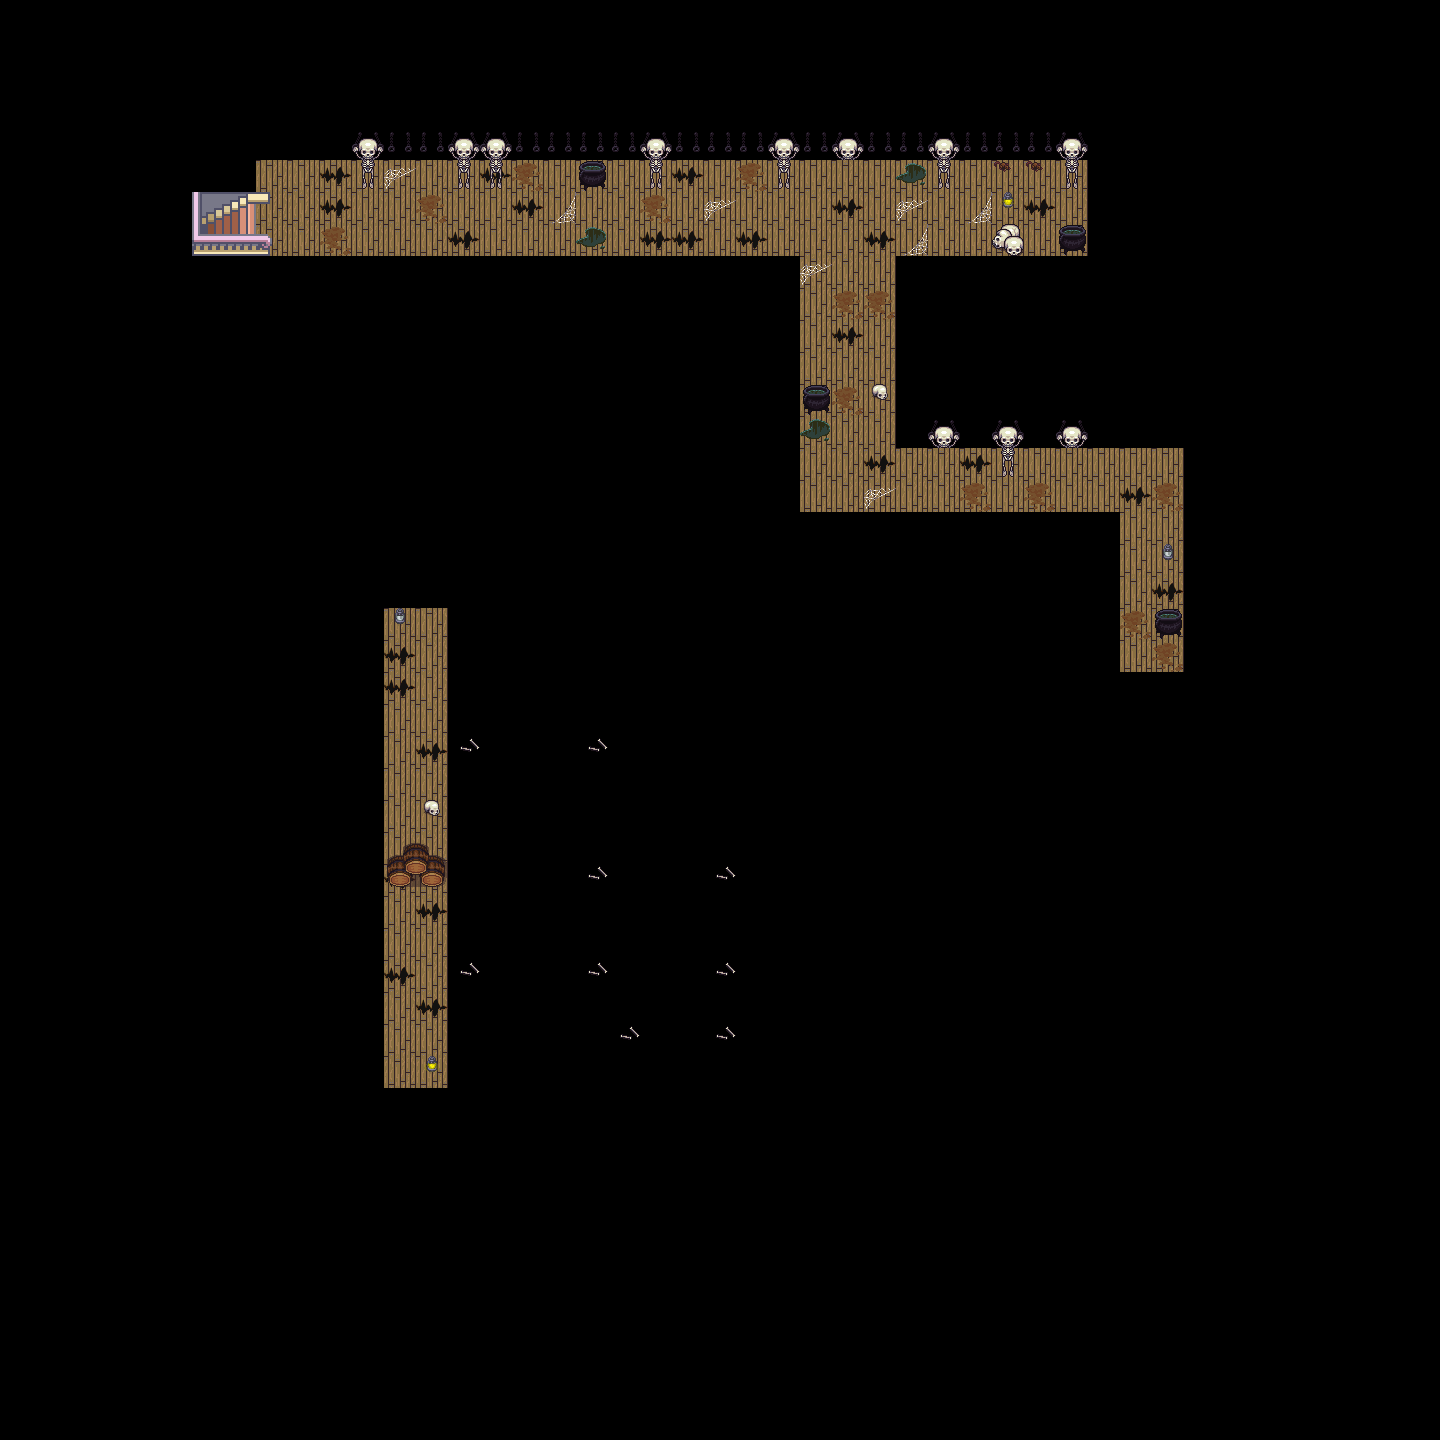

A level layout from a 2D game, rendered from its tile map. Below: a short description, then the map file with tile-grid data replaced by summaries:
An orthogonal 45x45 tile map with 32x32 px tiles, 4 tile layers (Floor, Walls, Objects, SuperiorObjects), 4 tilesets and 33 objects (ouija).

<map version="1.0" tiledversion="1.1.2" orientation="orthogonal" renderorder="right-down" width="45" height="45" tilewidth="32" tileheight="32" infinite="0" nextobjectid="145">
 <tileset firstgid="1" source="Multi-Inside.tsx" />
 <tileset firstgid="1905" source="interior.tsx" />
 <tileset firstgid="2161" source="castle.tsx" />
 <tileset firstgid="2313" source="dungeonex.tsx" />
 <layer name="Floor" width="45" height="45">
  <data>[2025 cells, 160 non-empty, 2 distinct tile ids]</data>
 </layer>
 <layer name="Walls" width="45" height="45">
  <data>[2025 cells, 0 non-empty, 0 distinct tile ids]</data>
 </layer>
 <layer name="Objects" width="45" height="45">
  <data>[2025 cells, 90 non-empty, 25 distinct tile ids]</data>
 </layer>
 <objectgroup name="Path" />
 <objectgroup name="Collisions">
  <object id="115" x="258" y="128" width="829" height="30" />
  <object id="116" x="226" y="130" width="26" height="127" />
  <object id="117" x="228" y="257" width="569" height="27" />
  <object id="118" x="895" y="256" width="190" height="24" />
  <object id="119" x="1087" y="131" width="26" height="145" />
  <object id="120" x="769" y="284" width="29" height="225" />
  <object id="121" x="898" y="281" width="286" height="163" />
  <object id="122" x="790" y="516" width="332" height="156" />
  <object id="123" x="1184" y="444" width="56" height="226" />
  <object id="124" x="1120" y="671" width="63.5" height="31.5" />
  <object id="125" x="384" y="576" width="61.3333" height="30.6667" />
  <object id="126" x="450.667" y="576" width="174.333" height="135.667" />
  <object id="127" x="369.333" y="581.333" width="14.6667" height="505.333" />
  <object id="128" x="384" y="1085.33" width="64" height="25.3333" />
  <object id="129" x="452" y="1012.33" width="129" height="77" />
  <object id="130" x="640" y="897.333" width="62.6667" height="124" />
  <object id="132" x="449" y="896" width="189" height="56" />
  <object id="133" x="449" y="770" width="127" height="123" />
  <object id="134" x="627" y="685" width="130" height="160" />
  <object id="135" x="757" y="836" width="36" height="241" />
  <object id="136" x="582" y="1081" width="213" height="28" />
  <object id="138" x="384.5" y="840.5" width="64" height="51.5" />
 </objectgroup>
 <objectgroup color="#ff0000" name="Triggers">
  <object id="107" x="400.167" y="783.5" width="49.6667" height="51">
   <properties>
    <property name="sendMessage" value="'Sigue el camino oculto compañero'" />
   </properties>
  </object>
  <object id="108" x="990.333" y="189" width="33.3333" height="32">
   <properties>
    <property name="changeMap" value="Planta3" />
    <property name="linkTo" value="teleport_1" />
   </properties>
  </object>
  <object id="109" x="409.333" y="1042" width="33.3333" height="32">
   <properties>
    <property name="changeMap" value="Planta3" />
    <property name="linkTo" value="teleport_2" />
   </properties>
  </object>
  <object id="110" x="1144.33" y="542.667" width="23.3334" height="22.6666">
   <properties>
    <property name="isLinkedTo" value="teleport_2" />
   </properties>
  </object>
  <object id="111" x="396.333" y="617.667" width="23.3334" height="22.6666">
   <properties>
    <property name="isLinkedTo" value="teleport_1" />
   </properties>
  </object>
  <object id="112" x="306" y="204.5" width="28" height="28.3333">
   <properties>
    <property name="isLinkedTo" value="entry_1" />
   </properties>
  </object>
  <object id="113" x="255.096" y="200.96" width="20.4752" height="40.7459">
   <properties>
    <property name="changeMap" value="Planta2" />
    <property name="linkTo" value="entry_2" />
    <property name="stopAllSounds" type="bool" value="false" />
   </properties>
  </object>
  <object id="114" x="294.333" y="191.667" width="54" height="54">
   <properties>
    <property name="isLooped" type="bool" value="true" />
    <property name="playSound" value="Planta3.mp3" />
   </properties>
  </object>
  <object id="143" x="807.167" y="366.5" width="88.6667" height="51">
   <properties>
    <property name="sendMessage" value="¡BUUU! ¿Te he asustado? jeje seguro que no me habías visto." />
   </properties>
  </object>
  <object id="144" x="810" y="363.833" width="82" height="59.5">
   <properties>
    <property name="isLooped" type="bool" value="false" />
    <property name="playSound" value="churchbell.mp3" />
   </properties>
  </object>
 </objectgroup>
 <objectgroup color="#00ff00" name="Items">
  <object id="142" type="ouija" x="409.333" y="940" width="20" height="20.6667" />
 </objectgroup>
 <layer name="SuperiorObjects" width="45" height="45">
  <data>[2025 cells, 0 non-empty, 0 distinct tile ids]</data>
 </layer>
</map>
